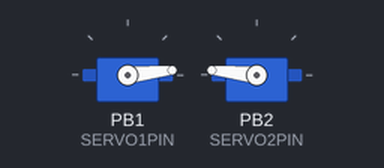
A sketch run on a simulated ATtiny85, built with avr-gcc and run on an emulated ATtiny85. On the bench: 2 × servo.

Above: at 0.05 s.
At 0.45 s:
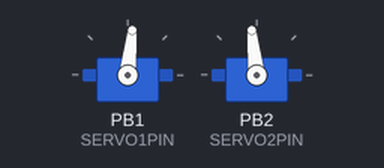
At 0.9 s:
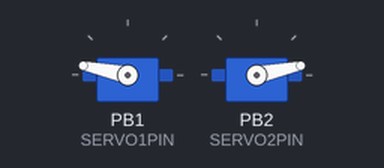
At 1.75 s:
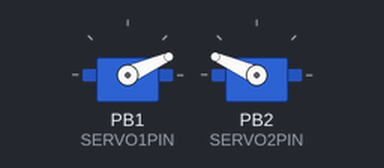
Timing chart, 0 to 4.2 s (numbered marks = the images above):
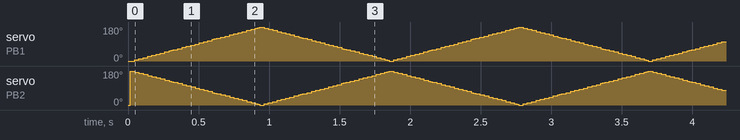

The sketch:

Spider_servo_test.ino
```cpp
#include <Adafruit_SoftServo.h>  // SoftwareServo (works on non PWM pins)


Adafruit_SoftServo myServo1, myServo2;  //create TWO servo objects

#define SERVO1PIN 1   // Servo control line (orange) on Trinket Pin #0
#define SERVO2PIN 2   // Servo control line (orange) on Trinket Pin #1


void setup()
{
  myServo1.attach(SERVO1PIN);   // Attach the servo to pin 0 on Trinket
  myServo1.write(0);           // Tell servo to go to position per quirk
  myServo2.attach(SERVO2PIN);   // Attach the servo to pin 1 on Trinket
  myServo2.write(0);           // Tell servo to go to position per quirk
  delay(15);                    // Wait 15ms for the servo to reach the position
  refreshServos();
}


void loop()
{
  for(int pos = 0; pos < 180; pos += 3)  // goes from 0 degrees to 180 degrees
  {                                  // in steps of 1 degree
    myServo1.write(pos);           // Tell servo to go to position per quirk
    myServo2.write(180-pos);           // Tell servo to go to position per quirk
    delay(15);                       // waits 15ms for the servo to reach the position
    refreshServos();
  }
  for(int pos = 180; pos>=1; pos-=3)     // goes from 180 degrees to 0 degrees
  {
    myServo1.write(pos);           // Tell servo to go to position per quirk
    myServo2.write(180-pos);           // Tell servo to go to position per quirk
    delay(15);                        // waits 15ms for the servo to reach the position
    refreshServos();

  }
}

void refreshServos(){
  myServo1.refresh();
  myServo2.refresh();
}
```
